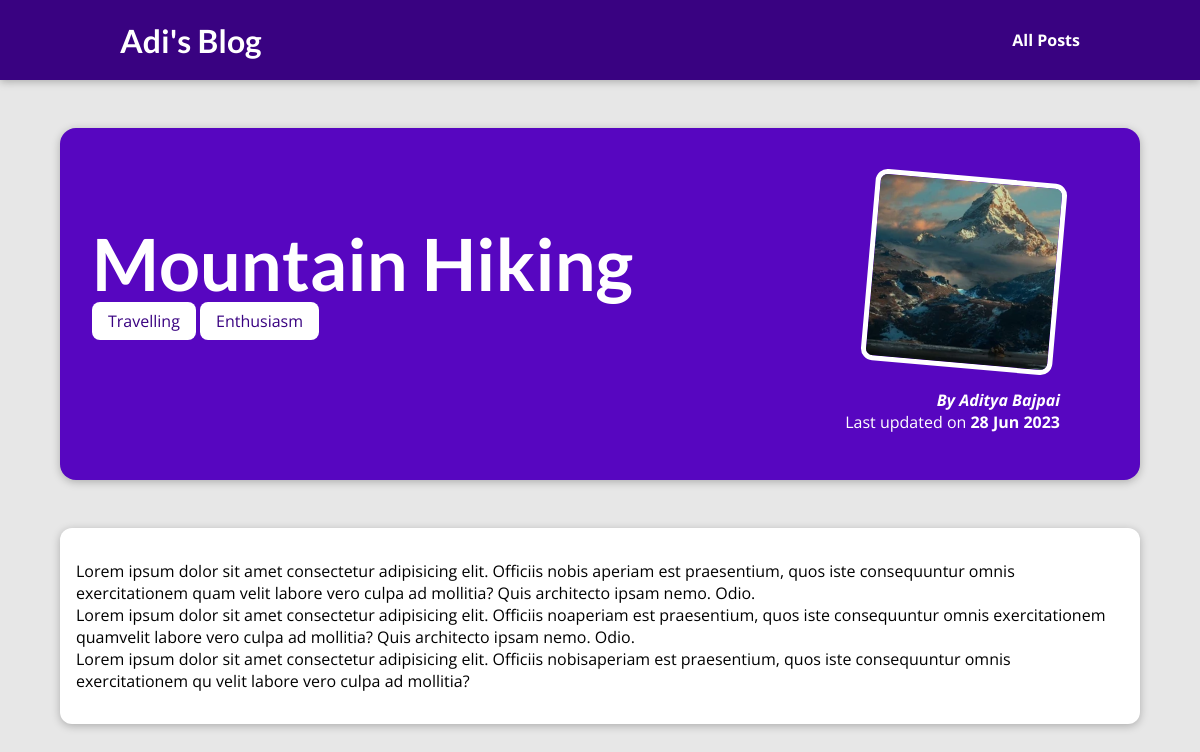
The app's page /posts/mountain-hiking with its own data.
### Feature_Blog/models.py (models this page shows, shortened)
class Post(models.Model):
    title = models.CharField(max_length=150)
    excerpt = models.CharField(max_length=200)
    image_name = models.CharField(max_length=100)
    date = models.DateField(auto_now=True)
    slug = models.SlugField(unique=True, db_index=True)
    content = models.TextField(validators = [MinLengthValidator(10)])
    author = models.ForeignKey(Author, on_delete=models.SET_NULL, null=True, related_name="posts")
    tags = models.ManyToManyField(Tag)

class Tag(models.Model):
    caption = models.CharField(max_length=30)

class Author(models.Model):
    first_name = models.CharField(max_length=100)
    last_name = models.CharField(max_length=100)
    email_address = models.EmailField()
    def fullName(self):
        return f"{self.first_name} {self.last_name}"
    def __str__(self):
        return self.fullName()

### Feature_Blog/views.py (the view)
# urls.py: path('posts/<slug:slug>', views.post_detail, name="post-detail-page")
def post_detail(request, slug):
    identified_post = get_object_or_404(Post, slug=slug)
    return render(request, "Feature_blog/post-detail.html", {
        "post": identified_post,
        "post_tags": identified_post.tags.all()
    })

### Feature_Blog/templates/Feature_Blog/post-detail.html (shortened to what this page needs)
{% extends "base.html"%}
{% load static %}
{% block css_files %}
<link rel="stylesheet" href="{% static "Feature_Blog/post-detail.css" %}" />
{% endblock %}
{% block content %}
<section id="summary">
    <h2>{{post.title}}</h2>
    <div>
        {% for tag in post_tags %}
        <span class="tag">{{tag.caption}}</span>
        {% endfor %}
    </div>
    <article>
        <img src="{% static "Feature_Blog/images/"|add:post.image_name %}" alt="{{post.title}}" />
        <address>By <a href="mailto:test@test.com">{{post.author}}</a></address>
        <div>
            Last updated on <time>{{post.date|date:"d M Y"}}</time>
        </div>
    </article>
</section>
<main>
    {{post.content|linebreaks}}
</main>
{% endblock %}

### templates/base.html (shortened to what this page needs)
{% load static %}
<!DOCTYPE html>
<html>
    <head>
        <link rel="stylesheet" href="{% static "app.css" %}" />
        {% block css_files %}{% endblock %}
    </head>
    <body>
        <header id="main-navigation">
            <h1><a href="{% url "starting-page" %}">Adi's Blog</a></h1>
            <nav>
                <a href="{% url "posts-page" %}">All Posts</a>
            </nav>
        </header>
        {% block content %}
        {% endblock %}
    </body>
</html>

### static/app.css (style rules this page uses)
* { box-sizing: border-box; }
html { font-family: 'Open Sans', 'Lato', sans-serif; }
body { margin: 0; }
h1, h2, h3 { font-family: 'Lato', sans-serif; font-weight: bold; }
#main-navigation { width: 100%; height: 5rem; display: flex; justify-content: space-between; align-items: center; padding: 0 10%; position: absolute; top: 0; left: 0; }
#main-navigation a { text-decoration: none; color: white; font-weight: bold; }

### Feature_Blog/static/Feature_Blog/post-detail.css (style rules this page uses)
body { background-color: #e7e7e7; }
#main-navigation { background-color: #390281; box-shadow: 0 2px 8px rgba(0, 0, 0, 0.25); }
#summary { margin: 8rem auto 3rem auto; padding: 2rem; width: 90%; max-width: 90rem; border-radius: 16px; background-color: #5706c0; position: relative; box-shadow: 0 2px 8px rgba(0, 0, 0, 0.25); height: 22rem; }
#summary h2 { color: white; font-size: 4.5rem; margin-bottom: 0.25rem; }
#summary article { position: absolute; top: 2rem; right: 3rem; padding: 1rem 2rem; border-radius: 12px; text-align: right; color: white; }
#summary article img { width: 12rem; height: 12rem; border-radius: 12px; transform: rotateZ(5deg); border: 5px solid white; margin-bottom: 1rem; }
#summary address { font-weight: bold; }
#summary a { color: white; text-decoration: none; }
#summary time { font-weight: bold; }
.tag { background-color: white; color: #390281; padding: 0.5rem 1rem; border-radius: 8px; }
main { width: 90%; max-width: 90rem; margin: 3rem auto; background-color: white; padding: 1rem; border-radius: 12px; box-shadow: 0 2px 8px rgba(0, 0, 0, 0.25); }

### records on screen
Post: title "Mountain Hiking", image_name (picture), author "Aditya Bajpai", date "28 Jun 2023", content "Lorem ipsum dolor sit amet consectetur adipisicing elit. Officiis nobis aperiam est praesentium, quos iste consequuntur omnis exercitationem quam velit labore vero culpa ad mollitia? Quis architecto ipsam nemo. Odio. Lorem ipsum dolor sit amet consectetur adipisicing elit. Officiis noaperiam est praesentium, quos iste consequuntur omnis exercitationem quamvelit labore vero culpa ad mollitia? Quis architecto ipsam nemo. Odio. Lorem ipsum dolor sit amet consectetur adipisicing elit. Officiis nobisaperiam est praesentium, quos iste consequuntur omnis exercitationem qu velit labore vero culpa ad mollitia?"
Tag: caption "Travelling"
Tag: caption "Enthusiasm"
